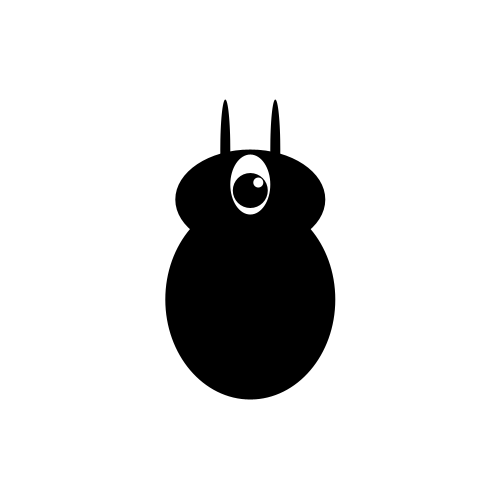
Frame 1 (no input)
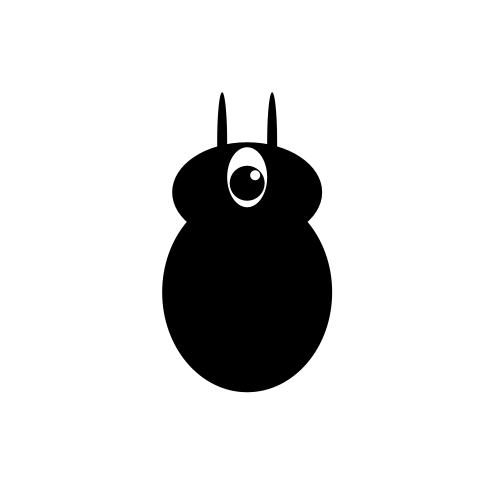
Frame 60 (the mouse pressed at the canvas centre just before this capture)
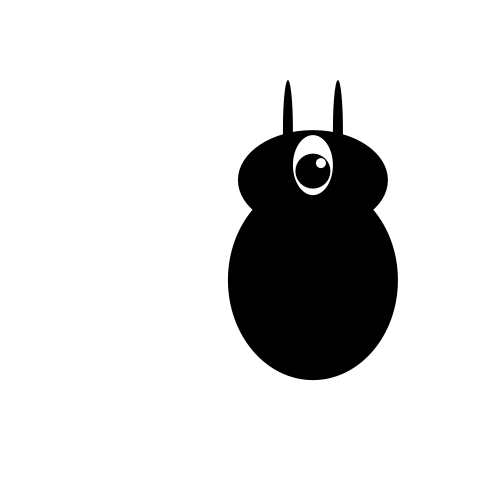
Frame 120 (the mouse held since frame 60 and released just before this capture)

The Processing sketch that drew these frames (run headless with seeded random() and noise(); from frame 60 on, the mouse is pressed at the canvas centre):

// Processing sketch: processing_63577
// ── processing_63577.pde

float posX = 250;
float posY = 300;

void setup(){
  size(500,500);
  smooth();
}

void draw(){
background(255); 
noStroke();
fill(0);

posX = posX + random(-1,1);
posY = posY + random(-1,1);

pushMatrix ();

if (dist(mouseX,mouseY,posX,posY)< 50) {
  if(mousePressed){
  posX = posX + random(-200,200);
  posY = posY + random(-200,200);
  }
  else{posX = posX+random(-4,4);
  posY = posY+random(-4,4);
  }
  if(posX < 0){
  posX = posX + 200;}
  if(posX > width){
  posX = posX - 200;}
  
  if(posY < 0){
  posY = posY + 200;}
  if(posY > height){
  posY = posY - 200;}

}

translate (posX,posY);

ellipse (0,0,170,200);
ellipse (0,-100,150,100);
fill(255);
ellipse (0,-115,40,60);
fill(0);
ellipse (0,-109,35,35);
ellipse (-25,-150,10,100);
ellipse (25,-150,10,100);
fill(255);
ellipse (8,-117,10,10);

if (dist(mouseX,mouseY,posX,posY)< 50) {
ellipse (0,-70,20,10);

}


popMatrix ();

}
